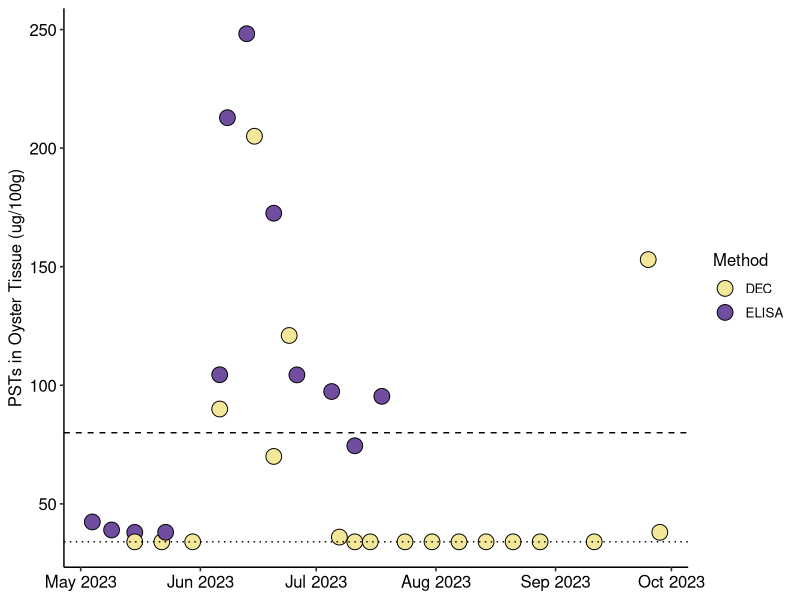
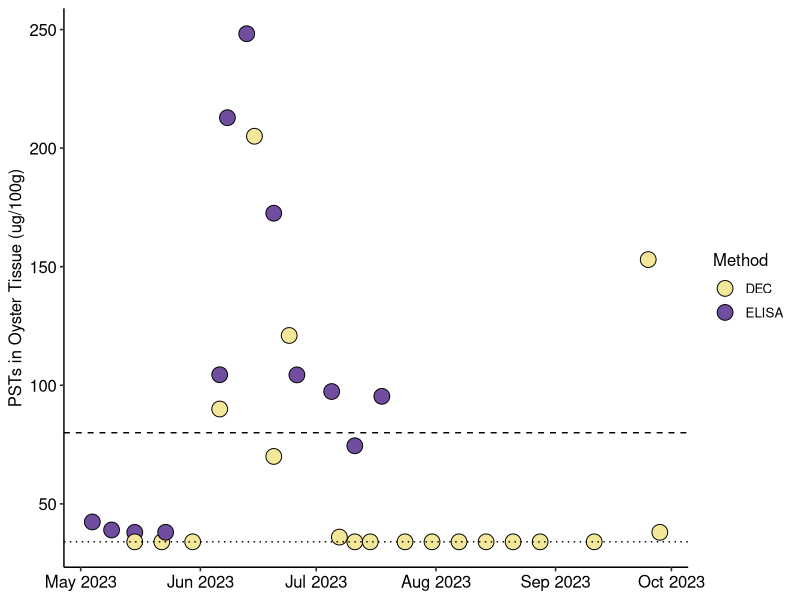
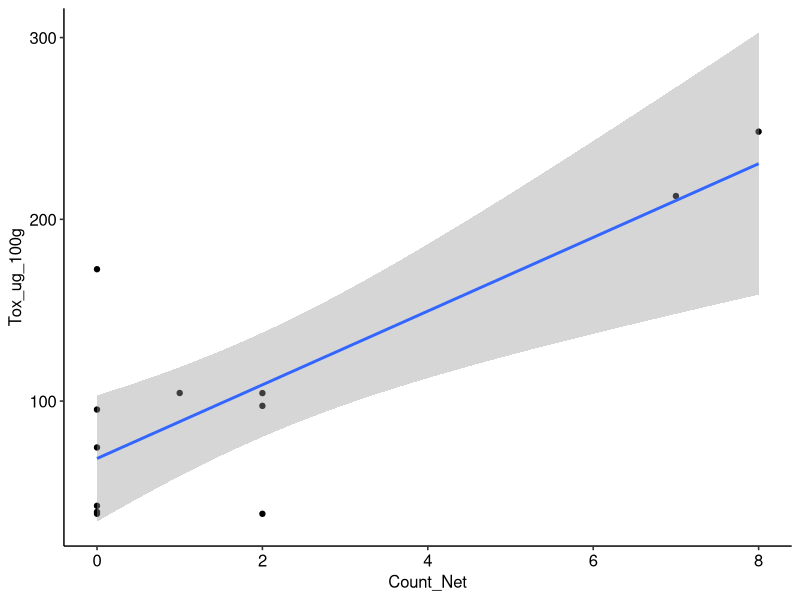
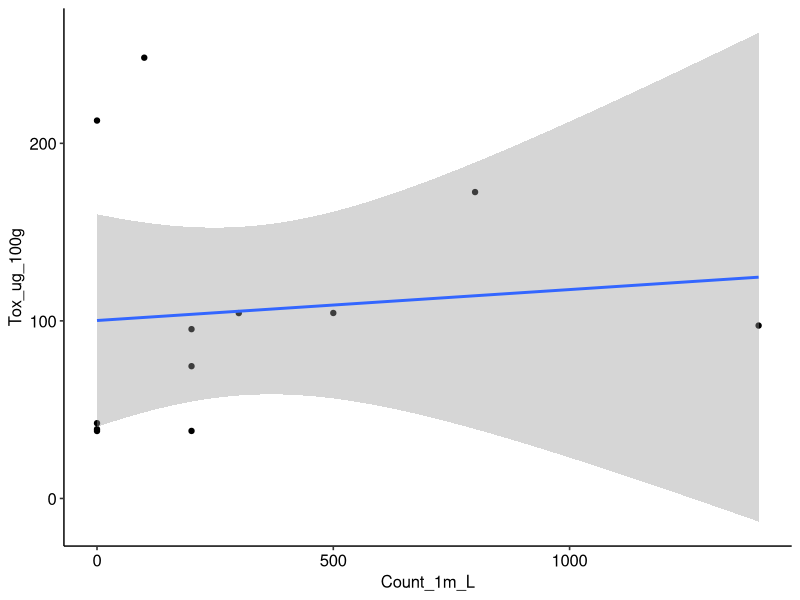
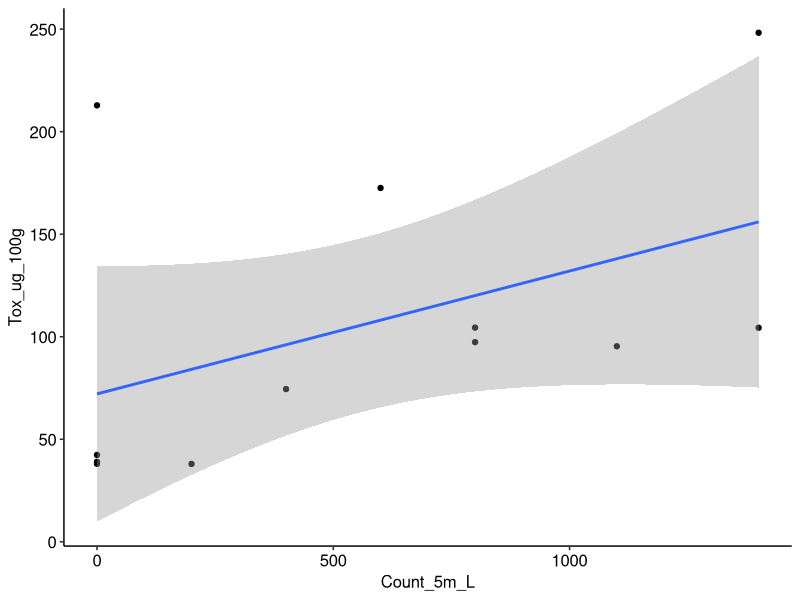

The R script that drew these images, in order:
## ---- chunk 1
knitr::opts_chunk$set(echo = TRUE)
## ---- chunk 2
#install.packages("ggplot2")
#install.packages("ggpubr")
## ---- chunk 3
library(ggplot2)
library(ggpubr)
## ---- chunk 4
oyster_psts <- read.csv("../Data/Oyster_PSTs.csv")
alex <- read.csv("../Data/Alexandrium_MicroscopeCounts.csv")
## ---- chunk 5
oyster_psts$Date <- as.Date(oyster_psts$Date, "%m/%d/%Y")
alex$Date <- as.Date(alex$Date, "%m/%d/%Y")
## ---- chunk 6
pst_plot <- ggplot(oyster_psts, aes(x = Date, y = Tox_ug_100g, fill = Method)) +
  geom_point(size = 5, shape = 21) +
  scale_fill_manual(values = c("#F3E79A", "#704D9E")) +
  theme_pubr() +
  scale_x_date(date_breaks = "1 month", date_labels = "%b %Y") +
  labs(x = NULL, y = "PSTs in Oyster Tissue (ug/100g)") +
    theme(legend.position = "right") +
  geom_hline(yintercept = 80, linetype = "dashed") +
  geom_hline(yintercept = 34, linetype = "dotted")
pst_plot
## ---- chunk 7
jpeg("../Figures/Fig4.jpg", width = 8, height = 5, units="in", res=600)
pst_plot
## ---- chunk 8
elisa_psts <- subset(oyster_psts, Method == "ELISA")
## ---- chunk 9
elisa_alex <- merge(elisa_psts, alex, by = "Date")
## ---- chunk 10
correlation_elisa_net <- cor.test(elisa_alex$Tox_ug_100g, elisa_alex$Count_Net, method = "pearson")
correlation_elisa_net
## ---- chunk 11
plot_elisa_net <- ggplot(elisa_alex, aes(Count_Net, Tox_ug_100g)) + geom_point() + geom_smooth(method = "lm") + theme_pubr()
plot_elisa_net
## ---- chunk 12
correlation_elisa_1m <- cor.test(elisa_alex$Tox_ug_100g, elisa_alex$Count_1m_L, method = "pearson")
correlation_elisa_1m
## ---- chunk 13
plot_elisa_1m <- ggplot(elisa_alex, aes(Count_1m_L, Tox_ug_100g)) + geom_point() + geom_smooth(method = "lm") + theme_pubr()
plot_elisa_1m
## ---- chunk 14
correlation_elisa_5m <- cor.test(elisa_alex$Tox_ug_100g, elisa_alex$Count_5m_L, method = "pearson")
correlation_elisa_5m
## ---- chunk 15
plot_elisa_5m <- ggplot(elisa_alex, aes(Count_5m_L, Tox_ug_100g)) + geom_point() + geom_smooth(method = "lm") + theme_pubr()
plot_elisa_5m
